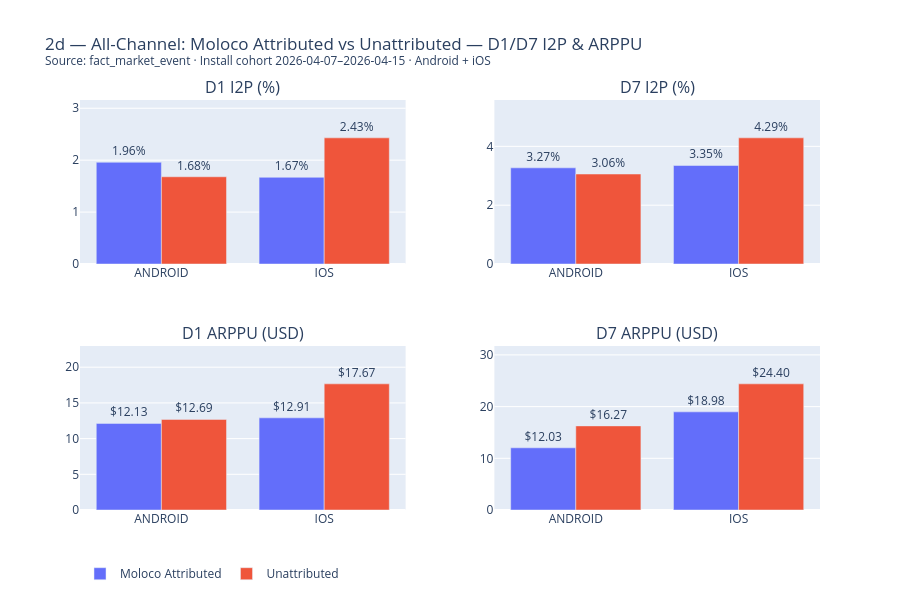

Notebook code for this chart:
### Code cell
# 2d viz — Attributed vs Unattributed: I2P and ARPPU by OS
os_list    = sorted(df_fme['os'].unique().tolist())
grp_labels = ['Moloco Attributed', 'Unattributed']
color_map  = {'Moloco Attributed': '#636EFA', 'Unattributed': '#EF553B'}

fig = make_subplots(
    rows=2, cols=2,
    subplot_titles=['D1 I2P (%)', 'D7 I2P (%)',
                    'D1 ARPPU (USD)', 'D7 ARPPU (USD)'],
    vertical_spacing=0.20, horizontal_spacing=0.12
)
metrics = [
    ('i2p_d1_pct', 1, 1, lambda v: f'{v:.2f}%'),
    ('i2p_d7_pct', 1, 2, lambda v: f'{v:.2f}%'),
    ('arppu_d1',   2, 1, lambda v: f'${v:.2f}'),
    ('arppu_d7',   2, 2, lambda v: f'${v:.2f}'),
]
for metric, r, c, fmt_fn in metrics:
    is_first = (r == 1 and c == 1)
    y_all = []
    for label in grp_labels:
        df_grp = df_fme[df_fme['group_label'] == label].set_index('os')
        y_vals = [df_grp.loc[os, metric] if os in df_grp.index else None for os in os_list]
        y_all += [v for v in y_vals if v is not None and pd.notna(v)]
        fig.add_bar(
            x=os_list, y=y_vals, name=label,
            marker_color=color_map.get(label, 'gray'),
            text=[fmt_fn(v) if v is not None and pd.notna(v) else '—' for v in y_vals],
            textposition='outside',
            legendgroup=label, showlegend=is_first,
            row=r, col=c
        )
    if y_all:
        fig.update_yaxes(range=[0, max(y_all) * 1.30], row=r, col=c)

fig.update_layout(
    height=600, barmode='group',
    legend=dict(orientation='h', y=-0.12),
    title=(
        f'2d — All-Channel: Moloco Attributed vs Unattributed — D1/D7 I2P & ARPPU<br>'
        f'<sup>Source: fact_market_event · Install cohort {FME_START}–{FME_END} · Android + iOS</sup>'
    )
)
fig.show()
fig.write_image(os.path.join(CHART_DIR, '2d_attributed_vs_unattributed_fme.png'), scale=2)

### Figure 1 — Plotly figure (JSON) as saved in the notebook; plotly's stock layout.template omitted (floating-point values rounded to 4 significant figures)
{"data": [{"legendgroup": "Moloco Attributed", "marker": {"color": "#636EFA"}, "name": "Moloco Attributed", "showlegend": true, "text": ["1.96%", "1.67%"], "textposition": "outside", "type": "bar", "x": ["ANDROID", "IOS"], "xaxis": "x", "y": [1.96, 1.67], "yaxis": "y"}, {"legendgroup": "Unattributed", "marker": {"color": "#EF553B"}, "name": "Unattributed", "showlegend": true, "text": ["1.68%", "2.43%"], "textposition": "outside", "type": "bar", "x": ["ANDROID", "IOS"], "xaxis": "x", "y": [1.68, 2.43], "yaxis": "y"}, {"legendgroup": "Moloco Attributed", "marker": {"color": "#636EFA"}, "name": "Moloco Attributed", "showlegend": false, "text": ["3.27%", "3.35%"], "textposition": "outside", "type": "bar", "x": ["ANDROID", "IOS"], "xaxis": "x2", "y": [3.27, 3.35], "yaxis": "y2"}, {"legendgroup": "Unattributed", "marker": {"color": "#EF553B"}, "name": "Unattributed", "showlegend": false, "text": ["3.06%", "4.29%"], "textposition": "outside", "type": "bar", "x": ["ANDROID", "IOS"], "xaxis": "x2", "y": [3.06, 4.29], "yaxis": "y2"}, {"legendgroup": "Moloco Attributed", "marker": {"color": "#636EFA"}, "name": "Moloco Attributed", "showlegend": false, "text": ["$12.13", "$12.91"], "textposition": "outside", "type": "bar", "x": ["ANDROID", "IOS"], "xaxis": "x3", "y": [12.13, 12.91], "yaxis": "y3"}, {"legendgroup": "Unattributed", "marker": {"color": "#EF553B"}, "name": "Unattributed", "showlegend": false, "text": ["$12.69", "$17.67"], "textposition": "outside", "type": "bar", "x": ["ANDROID", "IOS"], "xaxis": "x3", "y": [12.69, 17.67], "yaxis": "y3"}, {"legendgroup": "Moloco Attributed", "marker": {"color": "#636EFA"}, "name": "Moloco Attributed", "showlegend": false, "text": ["$12.03", "$18.98"], "textposition": "outside", "type": "bar", "x": ["ANDROID", "IOS"], "xaxis": "x4", "y": [12.03, 18.98], "yaxis": "y4"}, {"legendgroup": "Unattributed", "marker": {"color": "#EF553B"}, "name": "Unattributed", "showlegend": false, "text": ["$16.27", "$24.40"], "textposition": "outside", "type": "bar", "x": ["ANDROID", "IOS"], "xaxis": "x4", "y": [16.27, 24.4], "yaxis": "y4"}], "layout": {"annotations": [{"font": {"size": 16}, "showarrow": false, "text": "D1 I2P (%)", "x": 0.22, "xanchor": "center", "xref": "paper", "y": 1, "yanchor": "bottom", "yref": "paper"}, {"font": {"size": 16}, "showarrow": false, "text": "D7 I2P (%)", "x": 0.78, "xanchor": "center", "xref": "paper", "y": 1, "yanchor": "bottom", "yref": "paper"}, {"font": {"size": 16}, "showarrow": false, "text": "D1 ARPPU (USD)", "x": 0.22, "xanchor": "center", "xref": "paper", "y": 0.4, "yanchor": "bottom", "yref": "paper"}, {"font": {"size": 16}, "showarrow": false, "text": "D7 ARPPU (USD)", "x": 0.78, "xanchor": "center", "xref": "paper", "y": 0.4, "yanchor": "bottom", "yref": "paper"}], "barmode": "group", "height": 600, "legend": {"orientation": "h", "y": -0.12}, "title": {"text": "2d — All-Channel: Moloco Attributed vs Unattributed — D1/D7 I2P & ARPPU<br><sup>Source: fact_market_event · Install cohort 2026-04-07–2026-04-15 · Android + iOS</sup>"}, "xaxis": {"anchor": "y", "domain": [0, 0.44]}, "xaxis2": {"anchor": "y2", "domain": [0.56, 1]}, "xaxis3": {"anchor": "y3", "domain": [0, 0.44]}, "xaxis4": {"anchor": "y4", "domain": [0.56, 1]}, "yaxis": {"anchor": "x", "domain": [0.6, 1], "range": [0, 3.159]}, "yaxis2": {"anchor": "x2", "domain": [0.6, 1], "range": [0, 5.577]}, "yaxis3": {"anchor": "x3", "domain": [0, 0.4], "range": [0, 22.97]}, "yaxis4": {"anchor": "x4", "domain": [0, 0.4], "range": [0, 31.72]}}}
